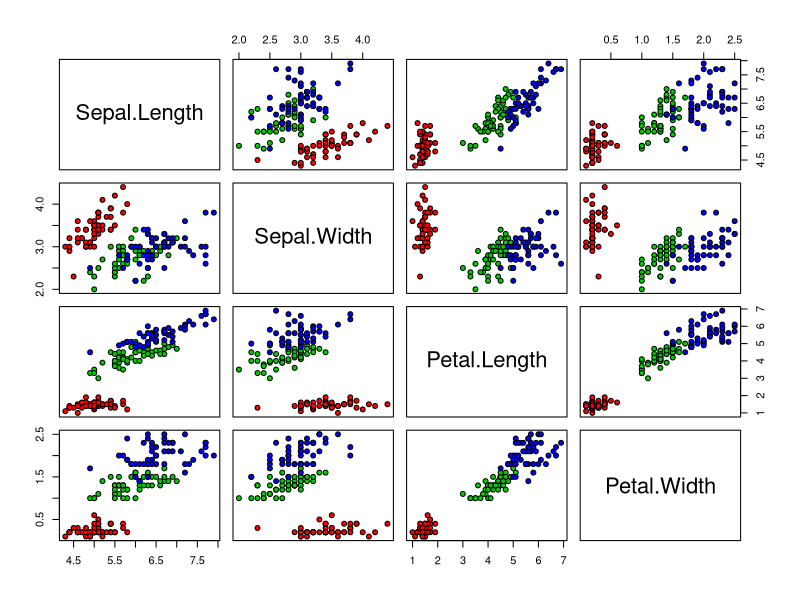
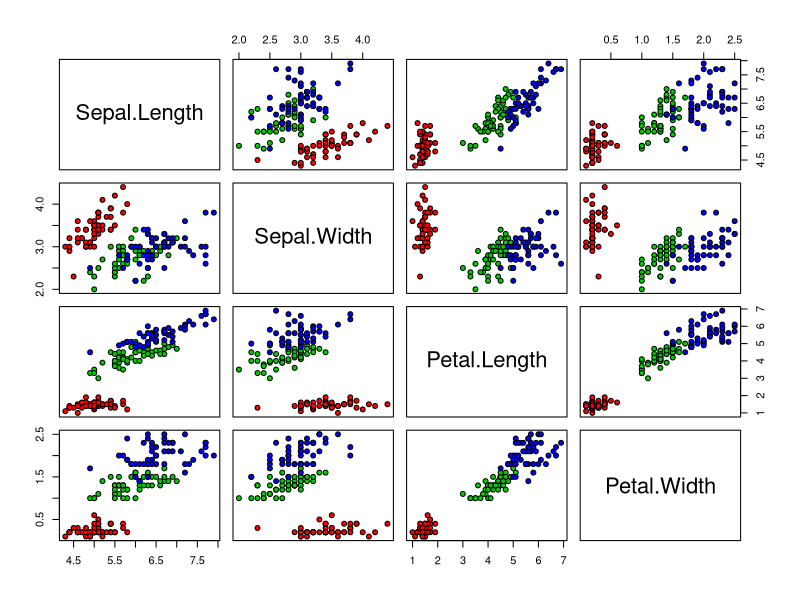

Generate these figures, in order, with R:
## ---- chunk 1
par(mar = c(5, 4, 1, 2) + 0.1)
pairs(iris[1:4], pch = 21,
      bg = c("red", "green3", "blue")[unclass(iris$Species)])
## ---- chunk 2
par(mar = c(5, 4, 1, 2) + 0.1)
pairs(iris[1:4], pch = 21,
      bg = c("red", "green3", "blue")[unclass(iris$Species)])
